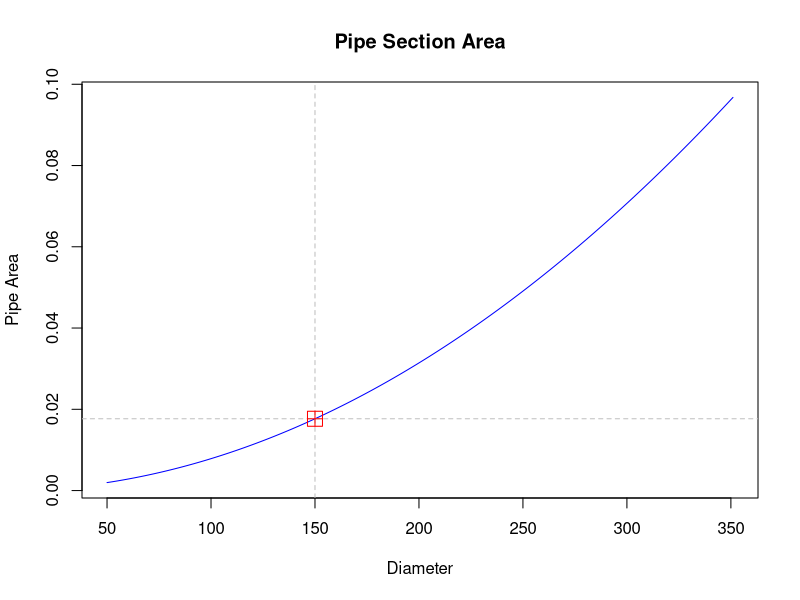

Reproduce this figure in R.
#################################################
#
# R4H2O Chapter 2: Introduction to the R Language
#
#################################################

# Assigning variables

diameter <- 150
diameter

(pi / 4) * (diameter / 1000)^2

# BODMAS

3 - 3 * 6 + 2

7 + 7 / 7 + 7 * 7 - 7

# Vector Variables

complaints <- c(12, 7, 23, 45, 9, 33, 12)
day <- 1:100

# Arithmetic functions

non_revenue_water <- c(13, -9, 45, 0)

sum(non_revenue_water)

prod(non_revenue_water)

factorial(non_revenue_water)

exp(non_revenue_water)

log(non_revenue_water)

sqrt(non_revenue_water)

abs(non_revenue_water)

# Absolute values
sqrt(abs(non_revenue_water))

# Complex numbers
sqrt(as.complex(-non_revenue_water))

# Basic visualisation

diameters <- 50:351
pipe_areas <- (pi / 4) * (diameters / 1000)^2

plot(diameters, pipe_areas,
     type = "l", col = "blue",
     main = "Pipe Section Area",
     xlab = "Diameter", ylab = "Pipe Area")
abline(v = 150, col = "grey", lty = 2)
abline(h = (pi / 4) * (150 / 1000)^2, col = "grey", lty = 2)
points(150, (pi / 4) * (150 / 1000)^2, col = "red", pch = 12, cex = 2)
